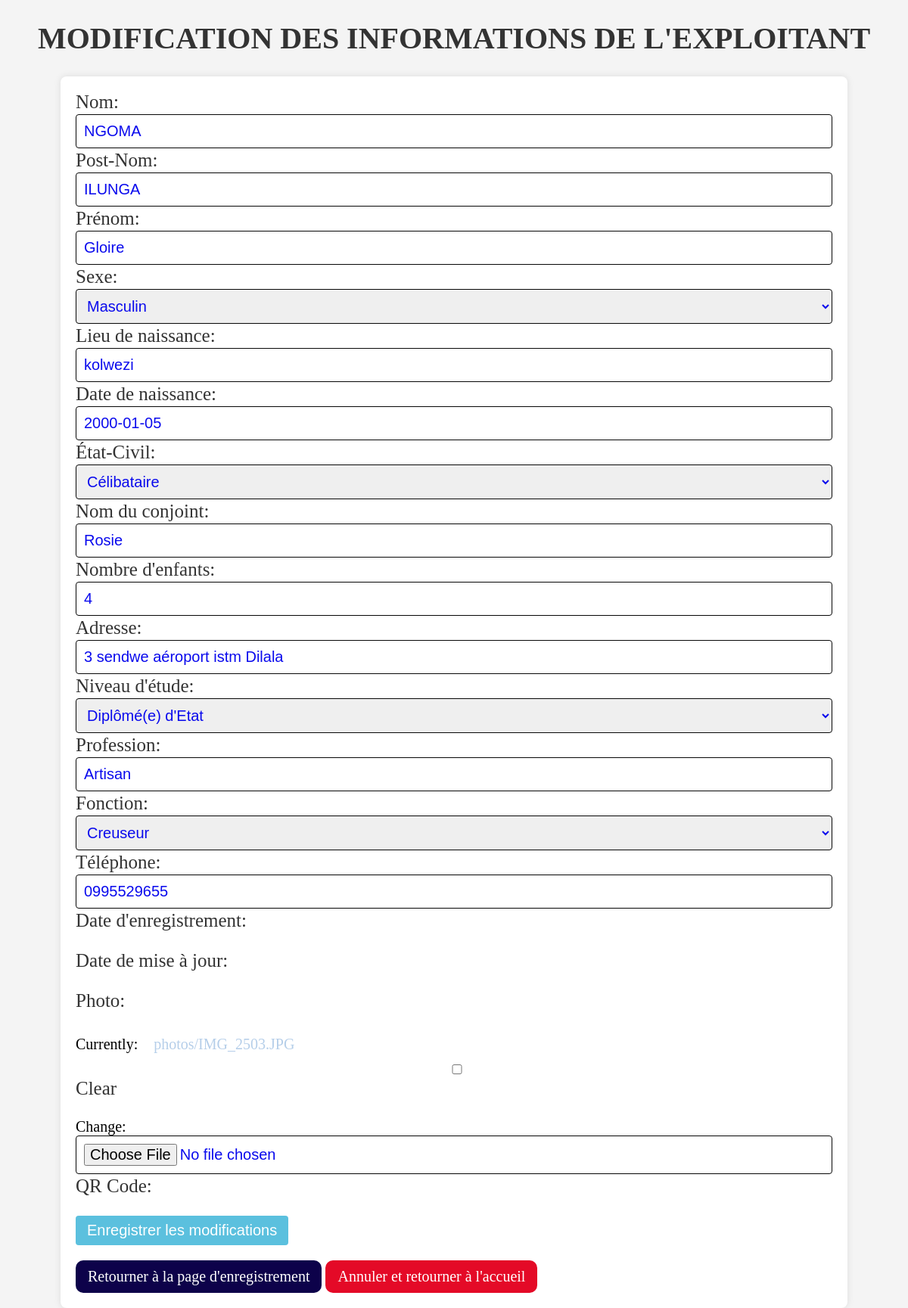
/enregistrement/update_exploitant/18/, run on the app's committed database.
### enregistrement/models.py (models this page shows, shortened)
class Exploitant(models.Model):
    SEXE_CHOICES = [
        ('M', 'Masculin'),
        ('F', 'Féminin'),
    ]
    ETAT_CIVIL_CHOICES = [
        ('C', 'Célibataire'),
        ('M', 'Marié(e)'),
        ('D', 'Divorcé(e)'),
        ('V', 'Veuf/Veuve'),
    ]
    NIVEAU_ETUDE_CHOICES = [
        ('Aucun', 'Aucun'),
        ('Primaire', 'Primaire'),
        ('Secondaire', 'Secondaire'),
        ('Diplômé(e) d\'Etat', 'Diplômé(e) d\'Etat'),
        ('Gradué(e)', 'Gradué(e)'),
        ('Licencié(e)', 'Licencié(e)'),
        ('Ingénieur(e)', 'Ingénieur(e)'),
        ('Docteur', 'Docteur'),
        ('Autre', 'Autre'),
    ]
    FONCTION_CHOICES = [
        ('Creuseur', 'Creuseur'),
        ('Constructeur', 'Constructeur'),
        ('Agent Mobile', 'Agent Mobile'),
        ('Agent de Sécurité', 'Agent de Sécurité'),
        ('Membre du Comité', 'Membre du Comité'),
        ('Membre de la Coopérative', 'Membre de la Coopérative'),
        ('Laveuse', 'Laveuse'),
        ('Négociant', 'Négociant'),
        ('Sponsor', 'Sponsor'),
        ('Cleaner', 'Cleaner'),
        ('Agent de Bureau', 'Agent de Bureau'),
    ]
    nom = models.CharField(max_length=255)
    post_nom = models.CharField(max_length=255)
    prenom = models.CharField(max_length=255)
    sexe = models.CharField(max_length=10, choices=SEXE_CHOICES)
    lieu_naissance = models.CharField(max_length=255)
    date_naissance = models.DateField()
    etat_civil = models.CharField(max_length=20, choices=ETAT_CIVIL_CHOICES)
    nom_conjoint = models.CharField(max_length=255, blank=True, null=True)
    nb_enfants = models.PositiveIntegerField(default=0)
    adresse = models.CharField(max_length=500)
    niveau_etude = models.CharField(max_length=50, choices=NIVEAU_ETUDE_CHOICES)
    profession = models.CharField(max_length=255)
    fonction = models.CharField(max_length=255, choices=FONCTION_CHOICES)
    telephone = models.CharField(max_length=20, blank=True, null=True)
    date_enregistrement = models.DateTimeField(default=timezone.now, editable=False)
    date_mise_a_jour = models.DateTimeField(default=timezone.now, editable=False)
    photo = models.ImageField(upload_to='photos/', blank=True, null=True)
    qrcode = models.ImageField(upload_to='qrcodes/', blank=True, null=True)

### enregistrement/views.py (the view)
# urls.py: path('update_exploitant/<int:exploitant_id>/', update_exploitant, name='update_exploitant'),
def update_exploitant(request, exploitant_id):
    exploiteur = get_object_or_404(Exploitant, id=exploitant_id)
    ExploitantForm = modelform_factory(Exploitant, exclude=['qrcode', 'date_enregistrement', 'date_mise_a_jour'])
    modification_reussie = False  # Ajout de la variable de confirmation
    if request.method == 'POST':
        form = ExploitantForm(request.POST, request.FILES, instance=exploiteur)
        if form.is_valid():
            exploiteur.date_mise_a_jour = timezone.now()
            exploiteur.save()
            modification_reussie = True  # Indique que la modification a réussi
            return redirect('visualisation')
    else:
        form = ExploitantForm(instance=exploiteur)
    context = {
        'form': form,
        'exploiteur': exploiteur,
        'modification_reussie': modification_reussie,  # Ajout de la variable au contexte
    }
    return render(request, 'enregistrement/update_exploitant.html', context)

### enregistrement/templates/enregistrement/update_exploitant.html (shortened to what this page needs)
<!DOCTYPE html>
<html lang="en">
<head>
</head>
<body>
    <h1>MODIFICATION DES INFORMATIONS DE L'EXPLOITANT</h1>
    <form method="post" enctype="multipart/form-data" class="update-form">
        <div>
            <label for="{{ form.nom.id_for_label }}">Nom:</label>
            {{ form.nom }}
            <br>
            <label for="{{ form.post_nom.id_for_label }}">Post-Nom:</label>
            {{ form.post_nom }}
            <br>
            <label for="{{ form.prenom.id_for_label }}">Prénom:</label>
            {{ form.prenom }}
            <br>
            <label for="{{ form.sexe.id_for_label }}">Sexe:</label>
            {{ form.sexe }}
            <br>
            <label for="{{ form.lieu_naissance.id_for_label }}">Lieu de naissance:</label>
            {{ form.lieu_naissance }}
            <br>
            <label for="{{ form.date_naissance.id_for_label }}">Date de naissance:</label>
            {{ form.date_naissance }}
            <br>
            <label for="{{ form.etat_civil.id_for_label }}">État-Civil:</label>
            {{ form.etat_civil }}
            <br>
            <label for="{{ form.nom_conjoint.id_for_label }}">Nom du conjoint:</label>
            {{ form.nom_conjoint }}
            <br>
            <label for="{{ form.nb_enfants.id_for_label }}">Nombre d'enfants:</label>
            {{ form.nb_enfants }}
            <br>
            <label for="{{ form.adresse.id_for_label }}">Adresse:</label>
            {{ form.adresse }}
            <br>
            <label for="{{ form.niveau_etude.id_for_label }}">Niveau d'étude:</label>
            {{ form.niveau_etude }}
            <br>
            <label for="{{ form.profession.id_for_label }}">Profession:</label>
            {{ form.profession }}
            <br>
            <label for="{{ form.fonction.id_for_label }}">Fonction:</label>
            {{ form.fonction }}
            <br>
            <label for="{{ form.telephone.id_for_label }}">Téléphone:</label>
            {{ form.telephone }}
            <br>
            <label for="{{ form.date_enregistrement.id_for_label }}">Date d'enregistrement:</label>
            <br>
            <label for="{{ form.date_mise_a_jour.id_for_label }}">Date de mise à jour:</label>
            <br>
            <label for="{{ form.photo.id_for_label }}">Photo:</label>
            {{ form.photo }}
            <br>
            <label for="{{ form.qrcode.id_for_label }}">QR Code:</label>
            <br>
    <button type="submit">Enregistrer les modifications</button>
    <div class="navigation-links">
        <a href="{% url 'recording' %}" class="register-another btn-blue">Retourner à la page d'enregistrement</a>
        <a href="{% url 'accueil' %}" class="return-home btn-red">Annuler et retourner à l'accueil</a>
    </div>
    </div>
    </form>
</body>
</html>

### enregistrement/templates/enregistrement/update_exploitant.html (style rules this page uses)
body { font-family: 'Times New Roman', serif; font-size: 20px; background-color: #f4f4f4; margin: 0; padding: 0; }
h1 { text-align: center; color: #333; }
.update-form { max-width: 1000px; margin: 0 auto; background-color: #fff; padding: 20px; border-radius: 8px; box-shadow: 0 0 10px rgba(0, 0, 0, 0.1); }
label { display: block; margin-bottom: 8px; color: #333; text-align: left; font-size: 25px; margin-bottom: 2px; }
input, select { width: 100%; padding: 10px; margin-bottom: 15px; box-sizing: border-box; border: 1px solid #070707; border-radius: 4px; text-align: left; font-size: 20px; margin-bottom: 2px; color: #0a0aed; }
button { background-color: #5bc0de; color: #fff; padding: 8px 15px; border: none; border-radius: 4px; cursor: pointer; display: inline-block; font-size: 20px; }
.btn-blue { background-color: #0d024a; color: #fff; border: none; cursor: pointer; }
.btn-red { background-color: #e40a27; color: #fff; border: none; cursor: pointer; }
a { display: inline-block; margin-top: 20px; text-align: justify; color: #b5cee9; text-decoration: none; padding: 10px 16px; border-radius: 10px; }

### data on the page
Exploitant: nom "NGOMA", post_nom "ILUNGA", prenom "Gloire", sexe "Masculin", lieu_naissance "kolwezi", date_naissance "2000-01-05", etat_civil "Célibataire", nom_conjoint "Rosie", nb_enfants "4", adresse "3 sendwe aéroport istm Dilala", niveau_etude "Diplômé(e) d'Etat", profession "Artisan", fonction "Creuseur", telephone "0995529655"
